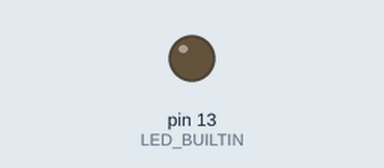
This sketch was run on a simulated Arduino Uno, built with avr-gcc and run on an emulated ATmega328P. Parts: output pins drawn as LEDs (lit = HIGH). What the sketch prints to the serial monitor is not drawn.

Above: at 5.0 s.
At 11.65 s:
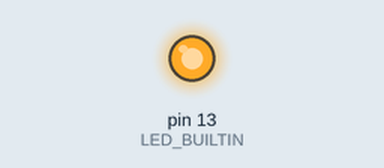
Timing chart, 0 to 13.0 s (numbered marks = the images above):
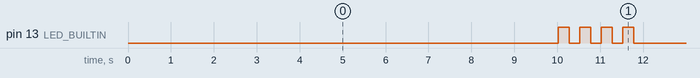

The sketch:

beep-problem.ino
```cpp
void setup() {
  Serial.begin(9600);
  Serial.println("Bienvenido al problema del Beep");
  pinMode(LED_BUILTIN, OUTPUT);
}

long timeInit = millis();
void loop() {
  int segundos =  (millis() - timeInit) / 1000;
  printSeconds(segundos);

  if (segundos > 0 && segundos % 10 == 0) {
    beep(250, 250, 4);
  }
}

void printSeconds(int segundos){
  Serial.print("Segundos: ");
  Serial.println(segundos);
}

void beep(int tiempoDeSonido, int tiempoDePausa, int veces) {
  for (int i = 0; i < veces; i++) {
    digitalWrite(LED_BUILTIN, HIGH);
    delay(tiempoDeSonido);
    digitalWrite(LED_BUILTIN, LOW);
    delay(tiempoDePausa);
  }
}
```

Measured:
- by itself, pin 13 (LED_BUILTIN): repeats every 10.0 s: 3 × (LOW 0.25 s, HIGH 0.25 s), LOW 8.2 s, HIGH 0.25 s
- by itself, everything shown: repeats every 10.0 s, in 8 steps
